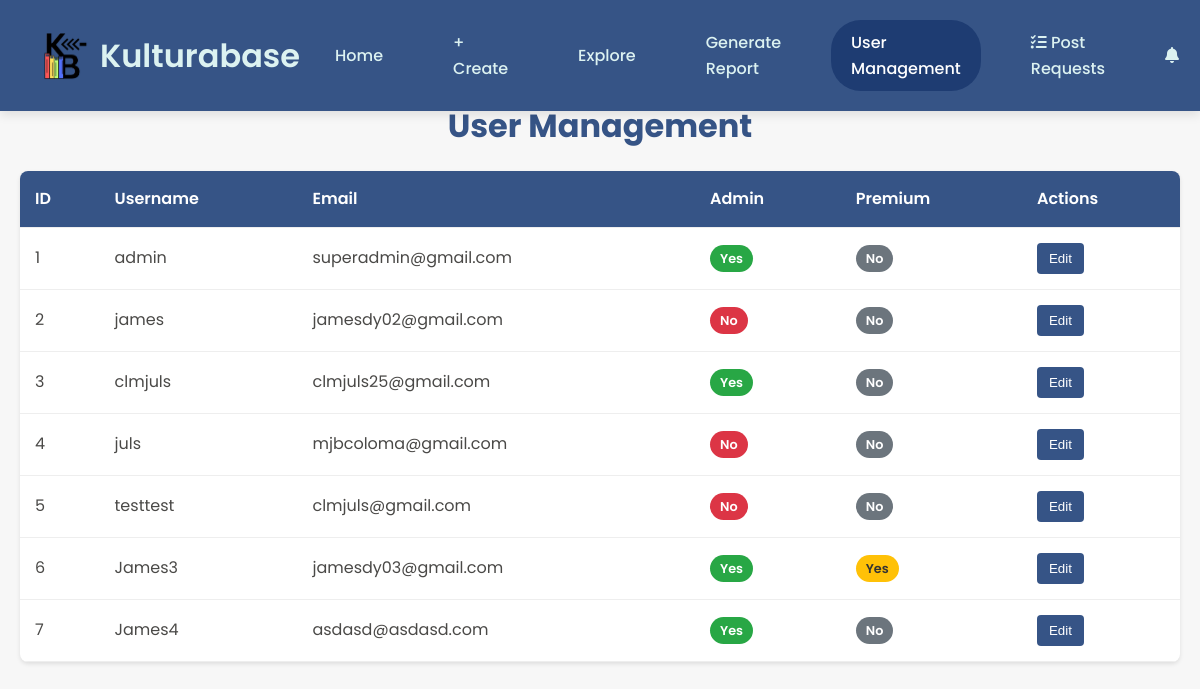
Page /user/user_management.php (signed in) on the earlier database version.
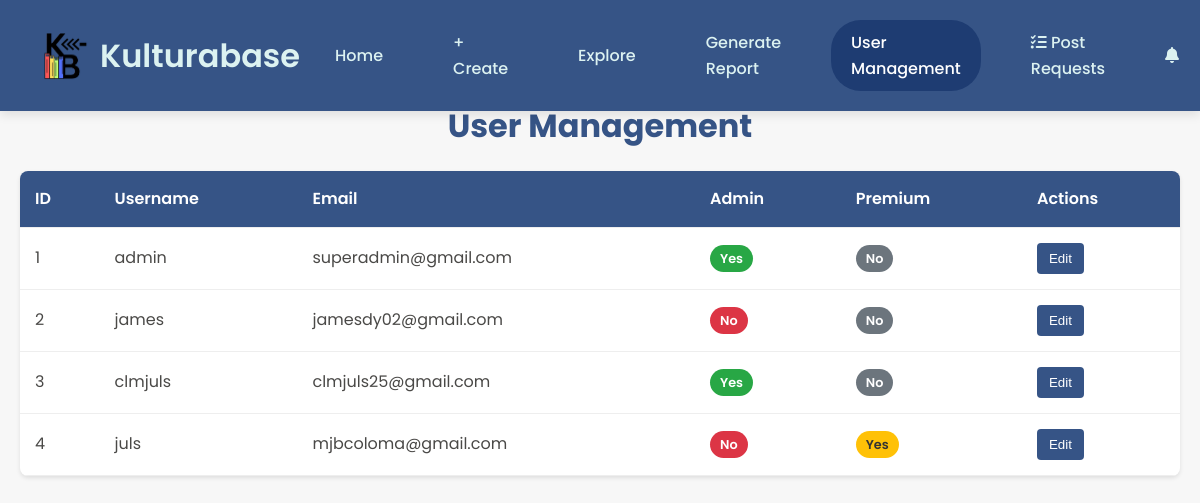
Same page on the later database version.
### tables this page shows
CREATE TABLE `users` (
  `id` int(11) NOT NULL,
  `email` varchar(255) NOT NULL,
  `username` varchar(255) NOT NULL,
  `password` varchar(255) NOT NULL,
  `full_name` varchar(255) NOT NULL,
  `about` text DEFAULT NULL,
  `location` varchar(255) DEFAULT NULL,
  `birthday` date DEFAULT NULL,
  `website` varchar(255) DEFAULT NULL,
  `skills` text DEFAULT NULL,
  `profile_picture` varchar(255) DEFAULT NULL,
  `isAdmin` tinyint(1) NOT NULL DEFAULT 0,
  `isPremium` tinyint(4) NOT NULL DEFAULT 0,
  `profile_background` varchar(255) DEFAULT NULL,
  `following_count` int(11) DEFAULT 0,
  `followers_count` int(11) DEFAULT 0
);

### user/user_management.php (the view, shortened to what this page needs)
<!DOCTYPE html>
<html lang="en">
<head>
    <link rel="stylesheet" href="https://cdnjs.cloudflare.com/ajax/libs/font-awesome/6.0.0-beta3/css/all.min.css">
</head>
<body>
    <?php
    require 'db_conn.php';
    $users_query = $conn->query("SELECT * FROM users ORDER BY id ASC");
    $users = $users_query->fetch_all(MYSQLI_ASSOC);
    include 'components/layout/admin/navbar.php';
    ?>
    <div class="container">
        <h1 class="page-title">User Management</h1>
        <div class="user-table">
            <table>
                <thead>
                    <tr>
                        <th>ID</th>
                        <th>Username</th>
                        <th>Email</th>
                        <th>Admin</th>
                        <th>Premium</th>
                        <th>Actions</th>
                    </tr>
                </thead>
                <tbody>
                    <?php foreach ($users as $user): ?>
                    <tr>
                        <td><?php echo $user['id']; ?></td>
                        <td><?php echo htmlspecialchars($user['username']); ?></td>
                        <td><?php echo htmlspecialchars($user['email']); ?></td>
                        <td>
                            <span class="status-badge <?php echo $user['isAdmin'] ? 'active' : 'inactive'; ?>">
                                <?php echo $user['isAdmin'] ? 'Yes' : 'No'; ?>
                            </span>
                        </td>
                        <td>
                            <span class="status-badge <?php echo $user['isPremium'] ? 'premium' : 'standard'; ?>">
                                <?php echo $user['isPremium'] ? 'Yes' : 'No'; ?>
                            </span>
                        </td>
                        <td>
                            <button class="edit-btn" onclick="openEditModal(<?php echo $user['id']; ?>)">Edit</button>
                        </td>
                    </tr>
                    <?php endforeach; ?>
                </tbody>
            </table>
        </div>
    </div>
</body>
</html>

### user/components/layout/admin/navbar.php (shortened to what this page needs)
<div class="navbar">
        <div style="display: flex; align-items: center;">
            <img src="assets/logo/logo.png" alt="Kulturifiko Logo">
            <h1>Kulturabase</h1>
        </div>
        <div class="nav-links">
            <a href="home.php" <?php echo basename($_SERVER['PHP_SELF']) == 'home.php' ? 'class="active"' : ''; ?>>Home</a>
            <a href="create-post.php" <?php echo basename($_SERVER['PHP_SELF']) == 'create-post.php' ? 'class="active"' : ''; ?>>+ Create</a>
            <a href="explore.php" <?php echo basename($_SERVER['PHP_SELF']) == 'explore.php' ? 'class="active"' : ''; ?>>Explore</a>
            <a href="generate_report.php" <?php echo basename($_SERVER['PHP_SELF']) == 'generate_report.php' ? 'class="active"' : ''; ?>>Generate Report</a>
            <a href="user_management.php" <?php echo basename($_SERVER['PHP_SELF']) == 'user_management.php' ? 'class="active"' : ''; ?>>User Management</a>
            <a href="post-requests.php" <?php echo basename($_SERVER['PHP_SELF']) == 'post-requests.php' ? 'class="active"' : ''; ?>>
                <i class="fas fa-tasks"></i> Post Requests
            </a>
            <div class="notification-dropdown">
                <div class="notification-icon" onclick="toggleNotificationDropdown()">
                    <i class="fas fa-bell"></i>
                </div>
            </div>
        </div>
    </div>

### user/components/layout/admin/navbar.php (style rules this page uses)
.navbar { display: flex; justify-content: space-between; align-items: center; background-color: #365486; padding: 20px 40px; position: fixed; width: 100%; top: 0; z-index: 1000; box-shadow: 0 4px 10px rgba(0, 0, 0, 0.1); }
.navbar img { height: 50px; width: 50px; }
.navbar h1 { color: #DCF2F1; font-size: 2rem; font-weight: 600; margin-left: 10px; }
.navbar a { color: #DCF2F1; text-decoration: none; margin: 0 15px; font-size: 1rem; font-weight: 500; padding: 10px 20px; border-radius: 30px; transition: background-color 0.3s ease, color 0.3s ease; }
.navbar a.active { background-color: #1e3c72; color: #fff; }
.nav-links { display: flex; align-items: center; }
.notification-dropdown { position: relative; display: inline-block; margin-left: 15px; }
.notification-icon { cursor: pointer; padding: 10px; color: #DCF2F1; }

### user/user_management.php (style rules this page uses)
* { margin: 0; padding: 0; box-sizing: border-box; }
body { font-family: 'Poppins', sans-serif; background-color: #f7f7f7; color: #4A4947; line-height: 1.6; padding-top: 80px; }
.container { max-width: 1200px; margin: 0 auto; padding: 20px; }
.page-title { color: #365486; margin-bottom: 20px; font-size: 2rem; text-align: center; }
.user-table { background: white; border-radius: 8px; box-shadow: 0 2px 4px rgba(0,0,0,0.1); overflow: hidden; margin-bottom: 30px; }
table { width: 100%; border-collapse: collapse; }
th, td { padding: 15px; text-align: left; border-bottom: 1px solid #eee; }
th { background-color: #365486; color: white; font-weight: 600; }
.status-badge { padding: 5px 10px; border-radius: 20px; font-size: 0.8rem; font-weight: 600; }
.active { background-color: #28a745; color: white; }
.inactive { background-color: #dc3545; color: white; }
.premium { background-color: #ffc107; color: #333; }
.standard { background-color: #6c757d; color: white; }
.edit-btn { background-color: #365486; color: white; border: none; padding: 8px 12px; border-radius: 4px; cursor: pointer; transition: background-color 0.3s; }

Differences in the rows shown:
removed users: id "5", username "testtest", email "clmjuls@gmail.com", isAdmin "No", isPremium "No"
removed users: id "6", username "James3", email "jamesdy03@gmail.com", isAdmin "Yes", isPremium "Yes"
removed users: id "7", username "James4", email "asdasd@asdasd.com", isAdmin "Yes", isPremium "No"
changed users "juls": isPremium "No" → "Yes"
